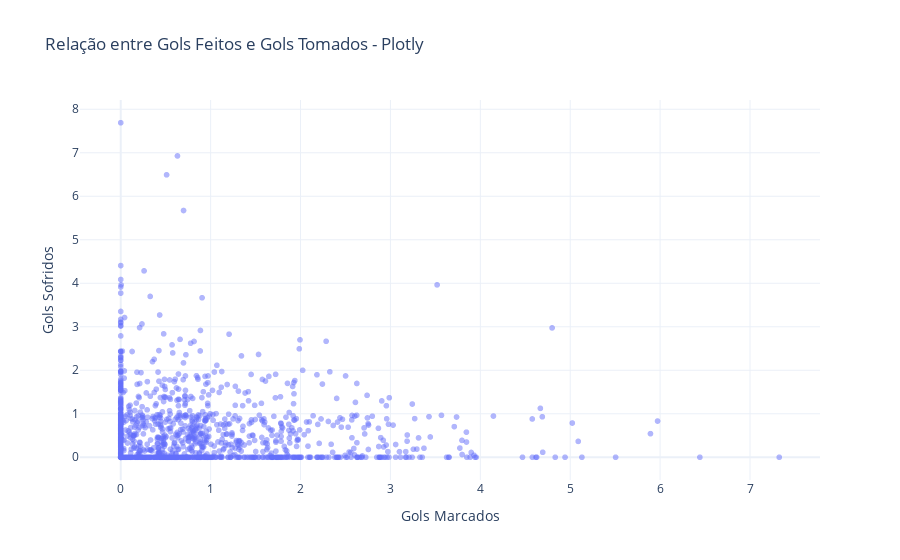

Write notebook code for a chart like this one.
### Code cell
#### solução com plotly
fig = px.scatter(gols, x='gols_1', y='gols_2', title='Relação entre Gols Feitos e Gols Tomados - Plotly', opacity=0.5)
fig.update_layout(xaxis_title='Gols Marcados', yaxis_title='Gols Sofridos')
fig.show()

### Figure 1 — Plotly figure (JSON) as saved in the notebook; plotly's stock layout.template omitted (floating-point values rounded to 4 significant figures; data arrays with more than 128 entries replaced by an {"elided": "..."} marker saying what was removed)
{"data": [{"hovertemplate": "gols_1=%{x}<br>gols_2=%{y}<extra></extra>", "legendgroup": "", "marker": {"color": "#636efa", "opacity": 0.5, "symbol": "circle"}, "mode": "markers", "name": "", "showlegend": false, "type": "scattergl", "x": {"elided": "1312 float values"}, "xaxis": "x", "y": {"elided": "1312 float values"}, "yaxis": "y"}], "layout": {"legend": {"tracegroupgap": 0}, "title": {"text": "Relação entre Gols Feitos e Gols Tomados - Plotly"}, "xaxis": {"anchor": "y", "domain": [0, 1], "title": {"text": "Gols Marcados"}}, "yaxis": {"anchor": "x", "domain": [0, 1], "title": {"text": "Gols Sofridos"}}}}
